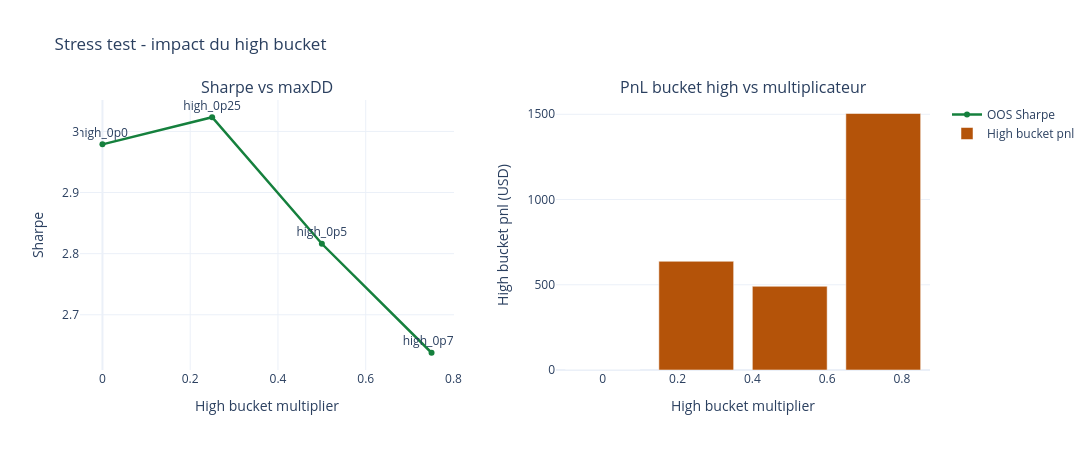

This figure's notebook cell:
### Markdown cell above
## 7. Stress Test du High Bucket

Le `high=0.25` n'est pas arbitraire: il vient de la mini-campagne de stress sur le bucket haute vol.

### Code cell
stress_display = stress_summary.copy().sort_values("high_bucket_multiplier", ascending=False).reset_index(drop=True)
for col in [
    "oos_net_pnl_usd",
    "oos_max_drawdown_usd",
    "oos_avg_daily_pnl_non_zero_usd",
    "oos_worst_daily_pnl_usd",
    "oos_bucket_low_pnl_usd",
    "oos_bucket_mid_pnl_usd",
    "oos_bucket_high_pnl_usd",
]:
    stress_display[col] = pd.to_numeric(stress_display[col], errors="coerce").round(1)
for col in [
    "oos_annualized_sharpe",
    "oos_sortino",
    "oos_max_drawdown_pct",
    "oos_win_rate",
    "oos_profit_factor",
    "oos_avg_risk_multiplier",
]:
    stress_display[col] = pd.to_numeric(stress_display[col], errors="coerce").round(3)

display(Markdown("### Tableau de stress OOS"))
display(stress_display)

fig_stress = make_subplots(
    rows=1,
    cols=2,
    subplot_titles=("Sharpe vs maxDD", "PnL bucket high vs multiplicateur"),
    horizontal_spacing=0.12,
)
fig_stress.add_trace(
    go.Scatter(
        x=stress_summary["high_bucket_multiplier"],
        y=stress_summary["oos_annualized_sharpe"],
        mode="lines+markers+text",
        text=stress_summary["variant_name"],
        textposition="top center",
        line=dict(color="#15803d", width=2.5),
        name="OOS Sharpe",
    ),
    row=1,
    col=1,
)
fig_stress.add_trace(
    go.Bar(
        x=stress_summary["high_bucket_multiplier"],
        y=stress_summary["oos_bucket_high_pnl_usd"],
        marker_color="#b45309",
        name="High bucket pnl",
    ),
    row=1,
    col=2,
)
fig_stress.update_layout(template=PLOT_TEMPLATE, width=1200, height=450, title="Stress test - impact du high bucket")
fig_stress.update_xaxes(title_text="High bucket multiplier", row=1, col=1)
fig_stress.update_xaxes(title_text="High bucket multiplier", row=1, col=2)
fig_stress.update_yaxes(title_text="Sharpe", row=1, col=1)
fig_stress.update_yaxes(title_text="High bucket pnl (USD)", row=1, col=2)
fig_stress.show()

### Figure 1 — Plotly figure (JSON) as saved in the notebook; plotly's stock layout.template omitted (floating-point values rounded to 4 significant figures)
{"data": [{"line": {"color": "#15803d", "width": 2.5}, "mode": "lines+markers+text", "name": "OOS Sharpe", "text": ["high_0p75", "high_0p5", "high_0p25", "high_0p0"], "textposition": "top center", "type": "scatter", "x": [0.75, 0.5, 0.25, 0], "xaxis": "x", "y": [2.638, 2.816, 3.023, 2.979], "yaxis": "y"}, {"marker": {"color": "#b45309"}, "name": "High bucket pnl", "type": "bar", "x": [0.75, 0.5, 0.25, 0], "xaxis": "x2", "y": [1504.0, 491, 637.5, 0], "yaxis": "y2"}], "layout": {"annotations": [{"font": {"size": 16}, "showarrow": false, "text": "Sharpe vs maxDD", "x": 0.22, "xanchor": "center", "xref": "paper", "y": 1, "yanchor": "bottom", "yref": "paper"}, {"font": {"size": 16}, "showarrow": false, "text": "PnL bucket high vs multiplicateur", "x": 0.78, "xanchor": "center", "xref": "paper", "y": 1, "yanchor": "bottom", "yref": "paper"}], "height": 450, "title": {"text": "Stress test - impact du high bucket"}, "width": 1200, "xaxis": {"anchor": "y", "domain": [0, 0.44], "title": {"text": "High bucket multiplier"}}, "xaxis2": {"anchor": "y2", "domain": [0.56, 1], "title": {"text": "High bucket multiplier"}}, "yaxis": {"anchor": "x", "domain": [0, 1], "title": {"text": "Sharpe"}}, "yaxis2": {"anchor": "x2", "domain": [0, 1], "title": {"text": "High bucket pnl (USD)"}}}}
